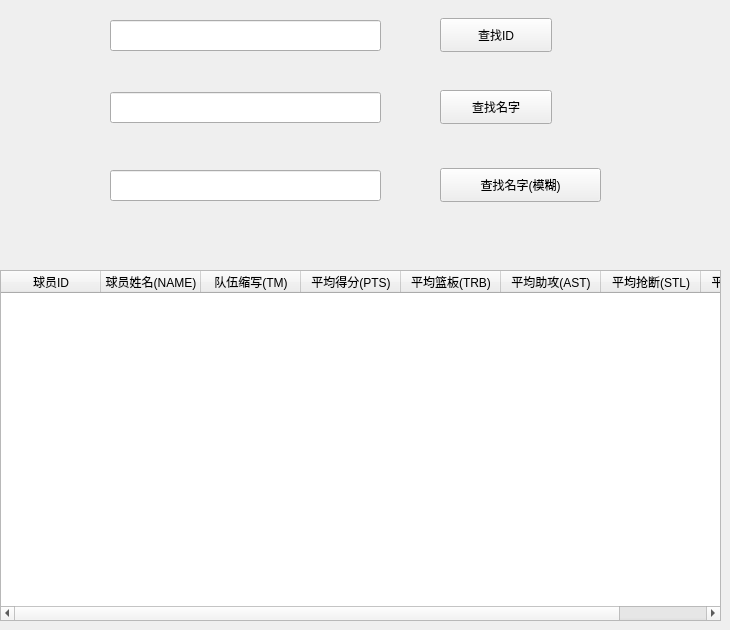
     <widget class="QWidget" name="player_search_player_tab">
      <attribute name="title">
       <string>查找球员数据</string>
      </attribute>
      <widget class="QPushButton" name="player_search_ID_button">
       <property name="geometry">
        <rect>
         <x>440</x>
         <y>18</y>
         <width>112</width>
         <height>34</height>
        </rect>
       </property>
       <property name="text">
        <string>查找ID</string>
       </property>
      </widget>
      <widget class="QLineEdit" name="player_search_ID_input">
       <property name="geometry">
        <rect>
         <x>110</x>
         <y>20</y>
         <width>271</width>
         <height>31</height>
        </rect>
       </property>
      </widget>
      <widget class="QPushButton" name="player_search_name_exact_button">
       <property name="geometry">
        <rect>
         <x>440</x>
         <y>90</y>
         <width>112</width>
         <height>34</height>
        </rect>
       </property>
       <property name="text">
        <string>查找名字</string>
       </property>
      </widget>
      <widget class="QLineEdit" name="player_search_name_exact_input">
       <property name="geometry">
        <rect>
         <x>110</x>
         <y>92</y>
         <width>271</width>
         <height>31</height>
        </rect>
       </property>
      </widget>
      <widget class="QPushButton" name="player_search_name_fuzzy_button">
       <property name="geometry">
        <rect>
         <x>440</x>
         <y>168</y>
         <width>161</width>
         <height>34</height>
        </rect>
       </property>
       <property name="text">
        <string>查找名字(模糊)</string>
       </property>
      </widget>
      <widget class="QLineEdit" name="player_search_name_fuzzy_input">
       <property name="geometry">
        <rect>
         <x>110</x>
         <y>170</y>
         <width>271</width>
         <height>31</height>
        </rect>
       </property>
      </widget>
      <widget class="QTableWidget" name="player_search_tableWidget">
       <property name="geometry">
        <rect>
         <x>0</x>
         <y>270</y>
         <width>721</width>
         <height>351</height>
        </rect>
       </property>
       <column>
        <property name="text">
         <string>球员ID</string>
        </property>
       </column>
       <column>
        <property name="text">
         <string>球员姓名(NAME)</string>
        </property>
       </column>
       <column>
        <property name="text">
         <string>队伍缩写(TM)</string>
        </property>
       </column>
       <column>
        <property name="text">
         <string>平均得分(PTS)</string>
        </property>
       </column>
       <column>
        <property name="text">
         <string>平均篮板(TRB)</string>
        </property>
       </column>
       <column>
        <property name="text">
         <string>平均助攻(AST)</string>
        </property>
       </column>
       <column>
        <property name="text">
         <string>平均抢断(STL)</string>
        </property>
       </column>
       <column>
        <property name="text">
         <string>平均盖帽(BLK)</string>
        </property>
       </column>
      </widget>
     </widget>
